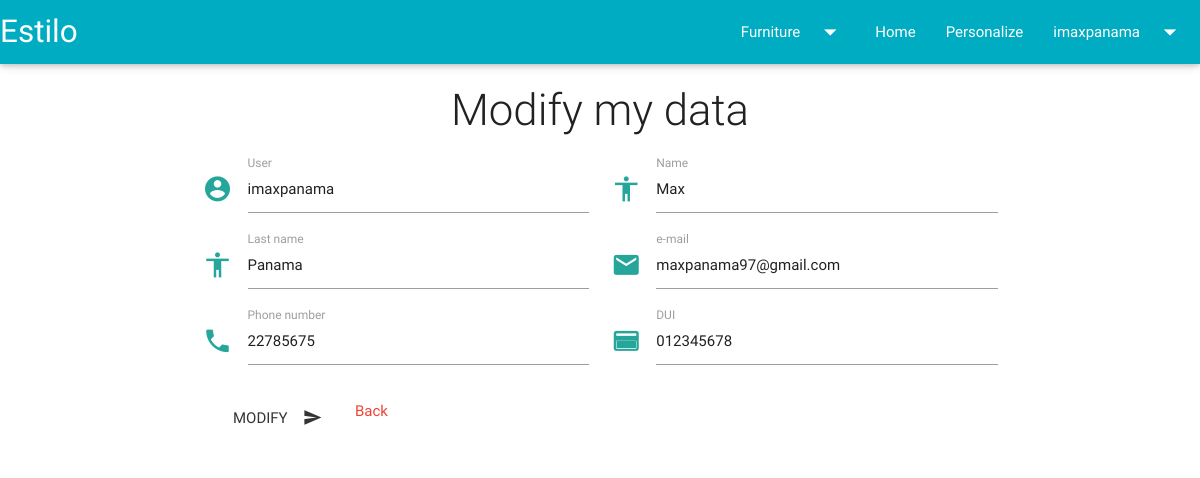
Page /u-upd-dat.php (signed in) on the committed database.
### tables this page shows
CREATE TABLE IF NOT EXISTS `usuario` (
`iduser` int(5) NOT NULL,
  `usuario` varchar(25) NOT NULL,
  `nombre` varchar(25) NOT NULL,
  `apellido` varchar(25) NOT NULL,
  `contra` varchar(100) NOT NULL,
  `correo` varchar(50) NOT NULL,
  `telefono` varchar(9) NOT NULL,
  `dui` varchar(10) NOT NULL,
  `tipo` varchar(10) NOT NULL
);

### u-upd-dat.php (the view, shortened to what this page needs)
<?php
if (isset($_SESSION['suser'])) {
  $id = $_SESSION['suser'];
$con = mysqli_connect('127.0.0.1', 'root', '', 'estilo') or die('Error en el servidor'.mysqli_connect($con));
$consulta = "SELECT * FROM usuario WHERE iduser ='".$id."'";
$result = $con->query($consulta);
?>
<!doctype html>
<html lang="es">
<head>
  <link type="text/css" rel="stylesheet" href="css/style.css" media="screen, projection"/>
  <link type="text/css" rel="stylesheet" href="css/materialize.css"  media="screen,projection"/>
</head>
<body>
    <h3 class="light center">Modify my data</h3>
    <?php while ($row = mysqli_fetch_array($result)) {?>
   <div class="container">
        <div class="row">
          <form action="php/u-insertar.php" method="GET" class="col s12">
                      <div class="row">
                        <div class="input-field col s12 m6">
                          <i class="mdi-action-account-circle prefix"></i>
                          <input type="text" id="user" name="user" value="<?php echo $row['usuario'];?>" class="validate tooltipped" disabled data-position="bottom" data-delay="50" data-tooltip="Debe contener por lo menos 6 carácteres" required="required">
                          <label for="user">User</label>
                        </div>
                        <div class="input-field col s12 m6">
                          <i class="mdi-action-accessibility prefix"></i>
                          <input type="text" id="name" name="name" value="<?php echo $row['nombre'];?>" class="validate" required="required" onkeypress="return letras(event)">
                          <label for="name">Name</label>
                        </div>
                        <div class="input-field col s12 m6">
                          <i class="mdi-action-accessibility prefix"></i>
                          <input type="text" id="ape" name="ape" value="<?php echo $row['apellido'];?>"required="required" onkeypress="return letras(event)">
                          <label for="ape">Last name</label>
                        </div>
                        <div class="input-field col s12 m6">
                          <i class="mdi-communication-email prefix"></i>
                          <input type="email" id="email" name="email" value="<?php echo $row['correo'];?>"class="validate" required="required">
                          <label for="email">e-mail</label>
                        </div>
                        <div class="input-field col s12 m6">
                          <i class="mdi-communication-phone prefix"></i>
                          <input type="text" id="cel" name="cel" value="<?php echo $row['telefono'];?>" class="validate" required="required" onkeypress="return num(event)">
                          <label for="cel">Phone number</label>
                        </div>
                        <div class="input-field col s12 m6">
                          <i class="mdi-action-credit-card prefix"></i>
                          <input type="text" id="dui" name="dui" value="<?php echo $row['dui'];?>" class="validate" required="required" onkeypress="return num(event)">
                          <label for="dui">DUI</label>
                        </div>
                      </div>
                  <button class="waves-effect waves-green btn-flat" type="submit">Modify<i class="mdi-content-send right"></i>
                </button>
                <a href="my-profile.php" class="waves-effect waves-red red-text">Back</a>
                </form>
        </div>
      </div>
      <?php } ?>
</body>
</html>
 <?php
}else{
  echo '<script> alert("Unauthenticated user"); location.href = "index.php"; </script>';
}
  ?>

### rows in the picture
usuario: user "imaxpanama", name "Max", ape "Panama", email "maxpanama97@gmail.com", cel "22785675", dui "012345678"
